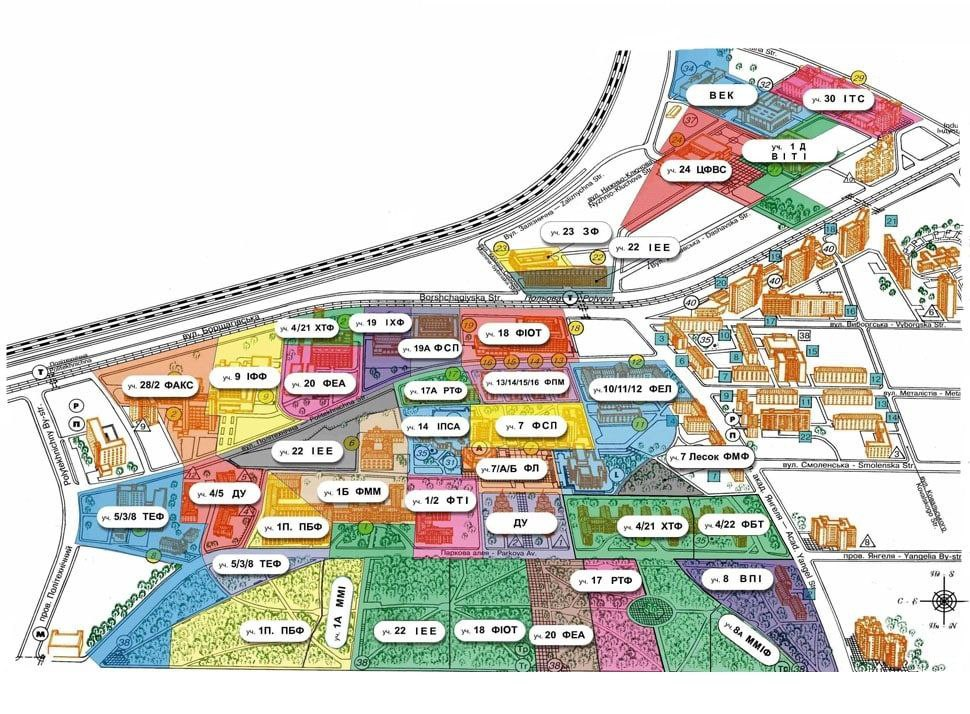
#> input picture Lab1/image.jpg, 970 x 714 px
$ python main.py
#> lines starting #> are read from the running program, lines starting #| are printed output that depends on the picture
import cv2
import imutils
import numpy as np

if __name__ == '__main__':
    #2
    img1 = cv2.imread("image.jpg")
#> img1 is the input picture: shape (714, 970, 3); mean B, G, R 198.7, 207.5, 208.9
    cv2.imshow("Image", img1)
    cv2.waitKey()

    img2 = cv2.imread("image.jpg", 0)
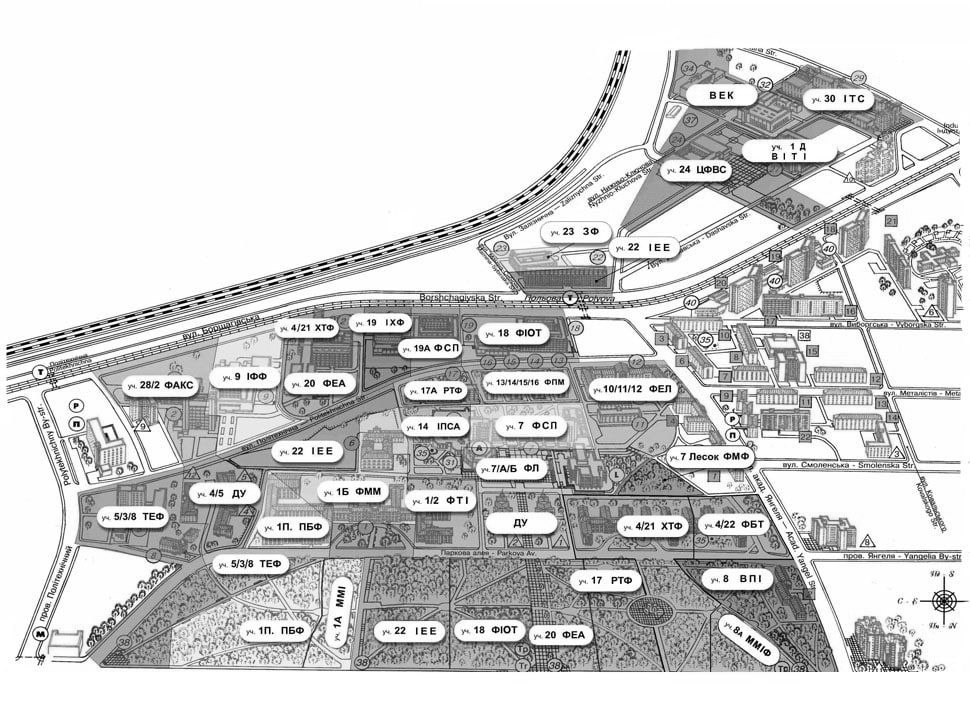
#> img2: shape (714, 970); min 0, max 255, mean 207
    cv2.imshow("Image", img2)
    cv2.waitKey()

    cv2.imwrite("image_1.jpg", img2)

    #3
    img3 = cv2.imread("image.jpg")
    (blue, green, red) = img3[100, 50]
#> blue = 254; green = 254; red = 254
    print(f"B: {blue}, R: {red}, G: {green}")
#| B: 254, R: 254, G: 254

    #4
    img = cv2.imread("image.jpg")
    crop = img[240:500, 240:500]
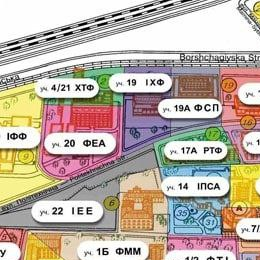
#> crop: shape (260, 260, 3); mean B, G, R 164.8, 176.9, 189.7
    cv2.imshow("Cropped Image", crop)
    cv2.waitKey()

    #5
    img = cv2.imread("image.jpg")
    resizes = cv2.resize(img, (800, 200))
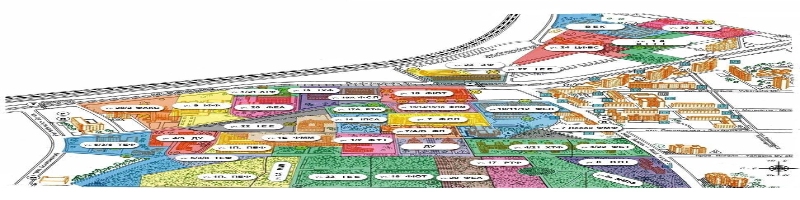
#> resizes: shape (200, 800, 3); mean B, G, R 198.6, 207.4, 208.7
    cv2.imshow("Resized Image", resizes)
    cv2.waitKey()

    #6
    img = cv2.imread("image.jpg")
    h, w = img.shape[0:2]
#> h = 714; w = 970
    h_new = 400
    w_new = int(h_new * w / h)
#> w_new = 543
    resized = cv2.resize(img, (w_new, h_new))
    cv2.imshow("Resized Image", resized)
    cv2.waitKey()

    img = cv2.imread("image.jpg")
    resized = imutils.resize(img, height=400)
    cv2.imshow("Resized Image", resized)
    cv2.waitKey()


    #7
    img = cv2.imread("image.jpg")
    h, w = img.shape[0:2]
    center = (w // 2, h // 2)
#> center = (485, 357)
    M = cv2.getRotationMatrix2D(center, -45, 1.0)
    rotated = cv2.warpAffine(img, M, (w, h))
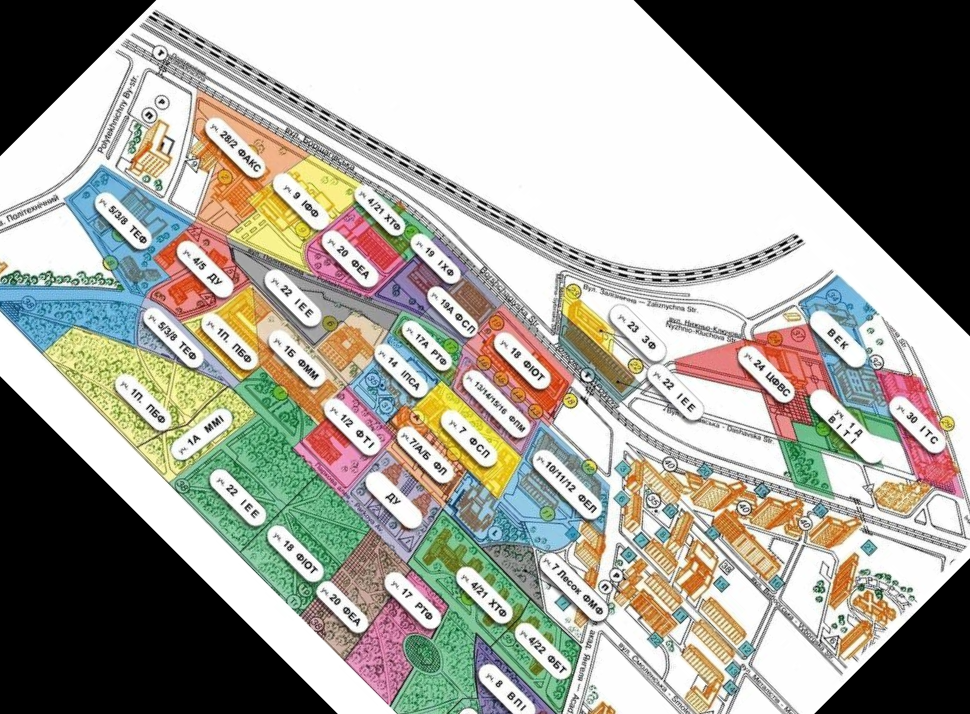
#> rotated: shape (714, 970, 3); mean B, G, R 151.6, 160.3, 161.6
    cv2.imshow("Rotated Image", rotated)
    cv2.waitKey()

    img = cv2.imread("image.jpg")
    rotated = imutils.rotate(img, -45)
    cv2.imshow("Rotated Image", rotated)
    cv2.waitKey()


    #8
    img = cv2.imread("image.jpg")
    resized = imutils.resize(img, height=400)
    blurred = cv2.GaussianBlur(resized, (11, 11), 0)
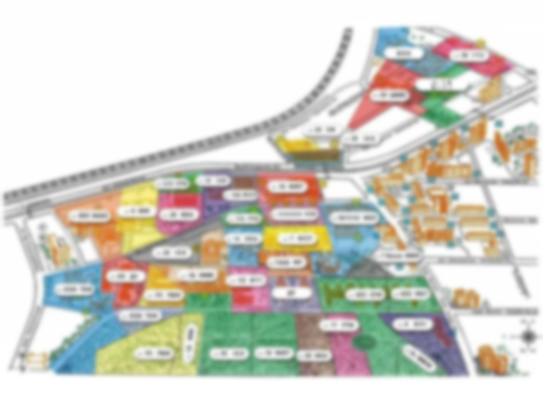
#> blurred: shape (400, 543, 3); mean B, G, R 198.7, 207.5, 208.9
    summing = np.hstack((resized, blurred))
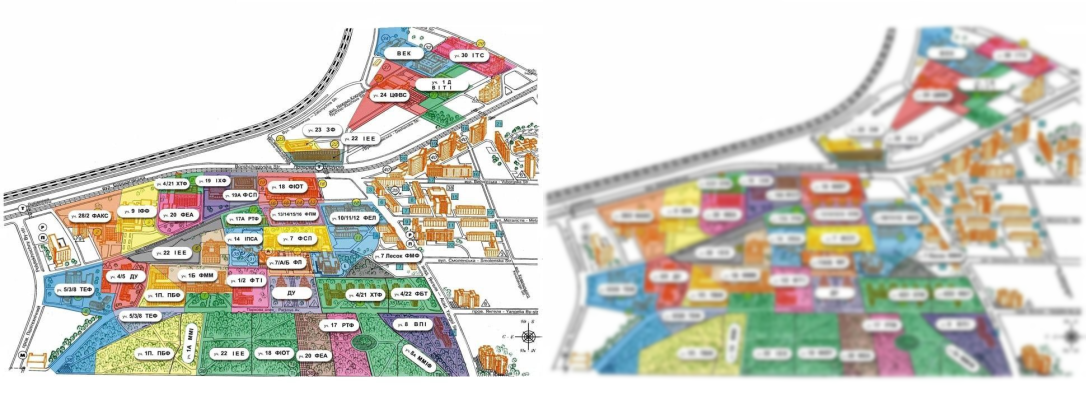
#> summing: shape (400, 1086, 3); mean B, G, R 198.7, 207.5, 208.9
    cv2.imshow("Blurred Image", summing)
    cv2.waitKey()


    #9
    img = cv2.imread("image.jpg")
    cv2.rectangle(img, (0, 0), (150, 150), (255, 0, 0), 2)
    cv2.imshow("Rectangle", img)
    cv2.waitKey()

    img = cv2.imread("image.jpg")
    cv2.line(img, (0, 0), (150, 150), (255, 0, 0), 2)
    cv2.imshow("Line", img)
    cv2.waitKey()

    img = cv2.imread("image.jpg")
    cv2.circle(img, (150, 150), 50, (255, 0, 0), 2)
    cv2.imshow("Circle", img)
    cv2.waitKey()

    img = cv2.imread("image.jpg")
    points = np.array([[0, 0], [150, 120], [120, 150], [0, 0]])
    cv2.polylines(img, np.int32([points]), 1, (255, 0, 0))
    cv2.imshow("PolyLines", img)
    cv2.waitKey()

    #10
    img = cv2.imread("image.jpg")
    font = cv2.FONT_HERSHEY_SCRIPT_COMPLEX
    cv2.putText(img, "OpenCV", (100, 300), font, 4, (120, 255, 120), 4, cv2.LINE_4)
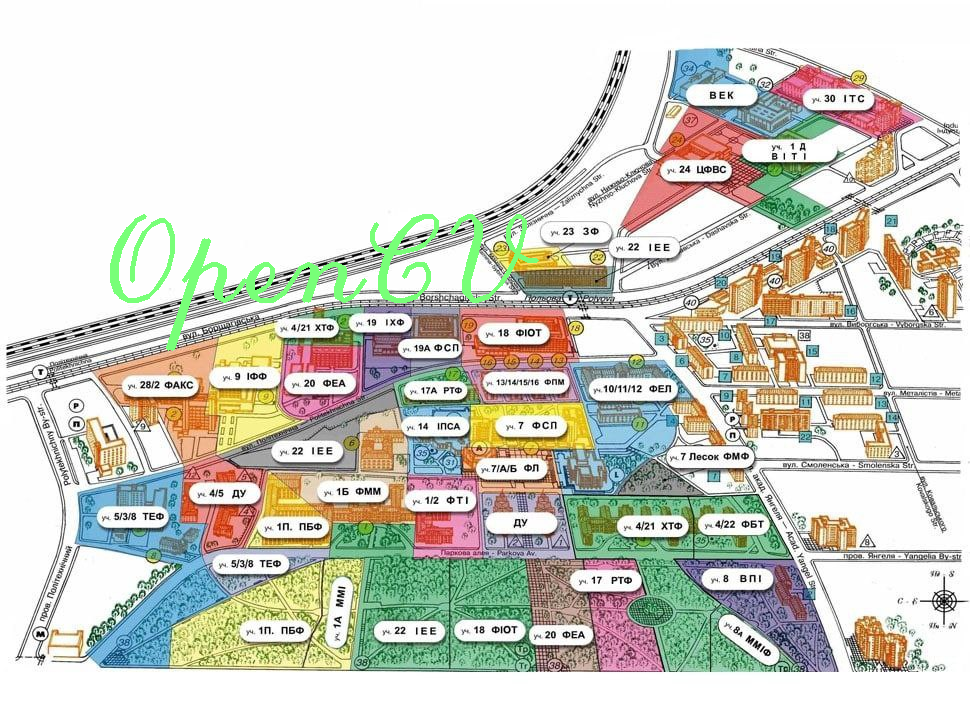
#> img: shape (714, 970, 3); mean B, G, R 197.6, 208, 207.7
    points = np.array([[0, 0], [150, 120], [120, 150], [0, 0]])
    cv2.imshow("Text", img)
    cv2.waitKey()
